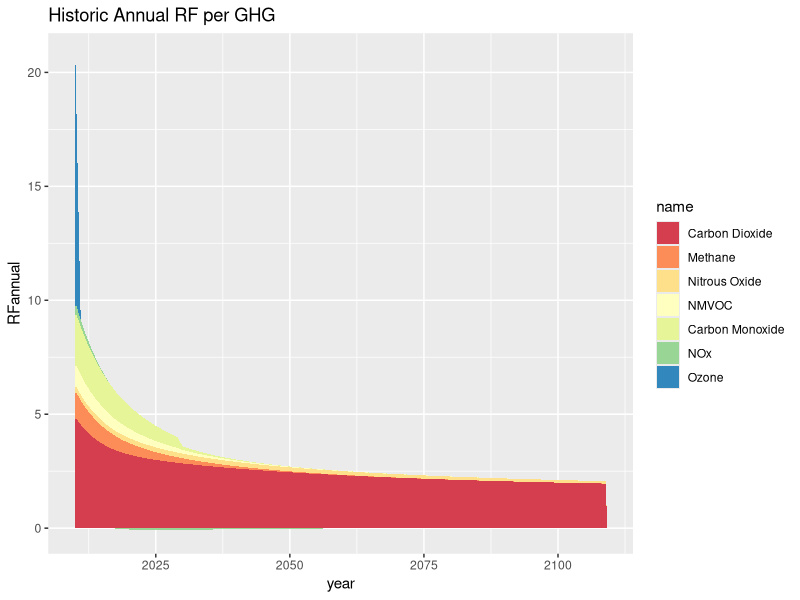
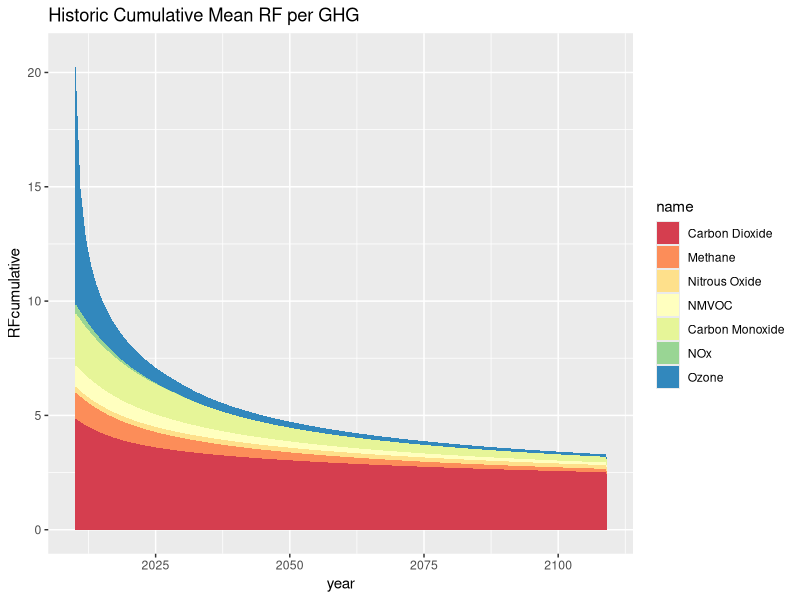
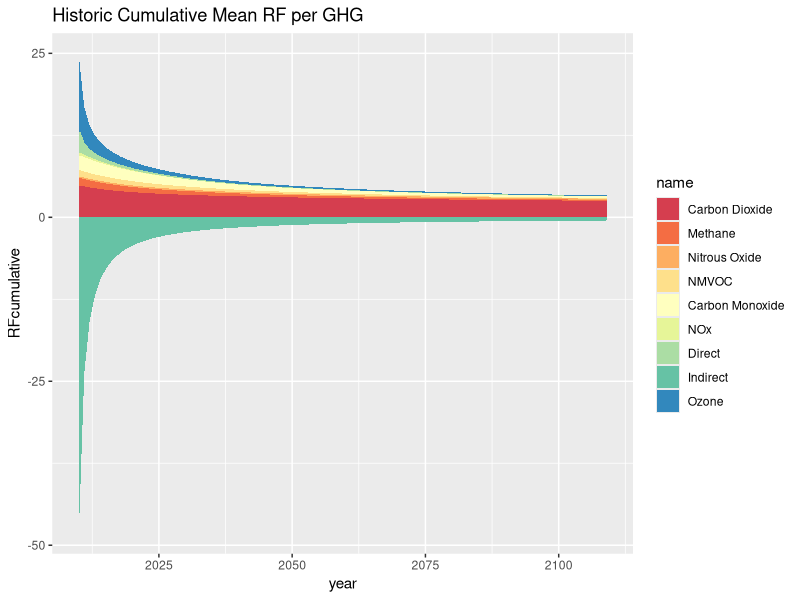
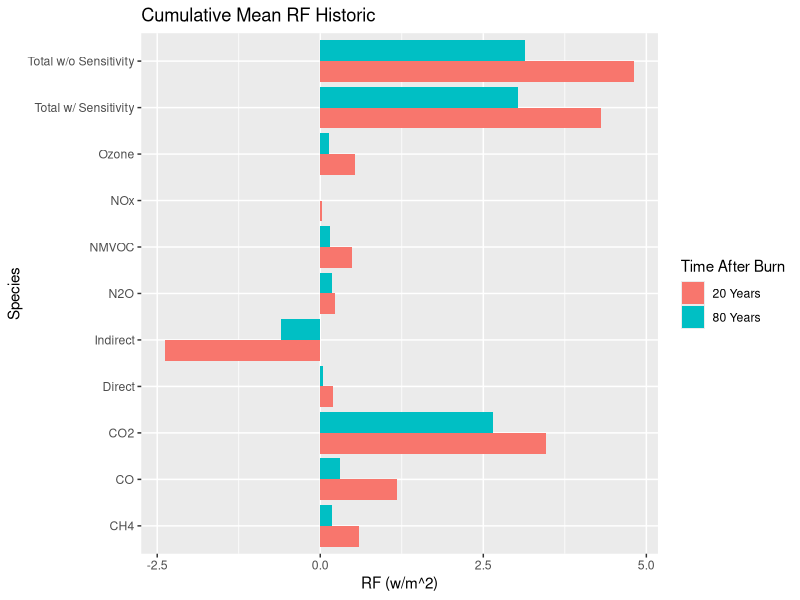
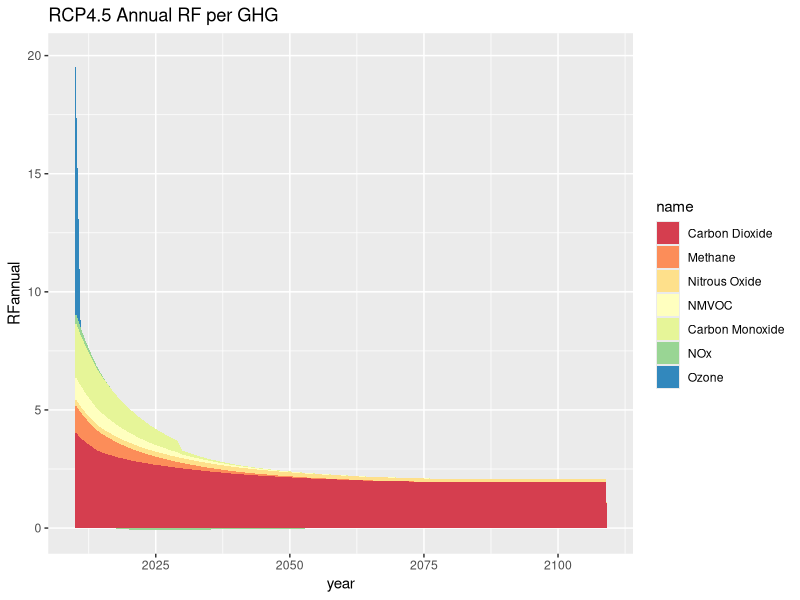
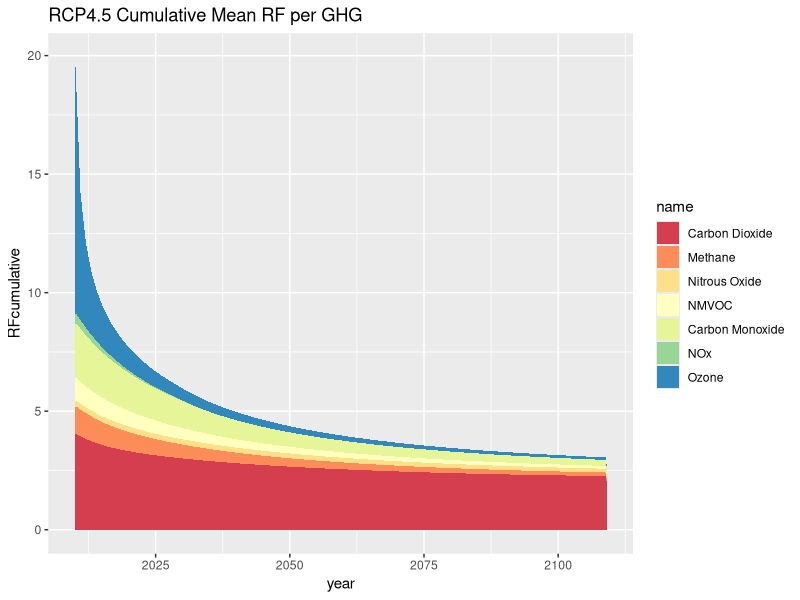
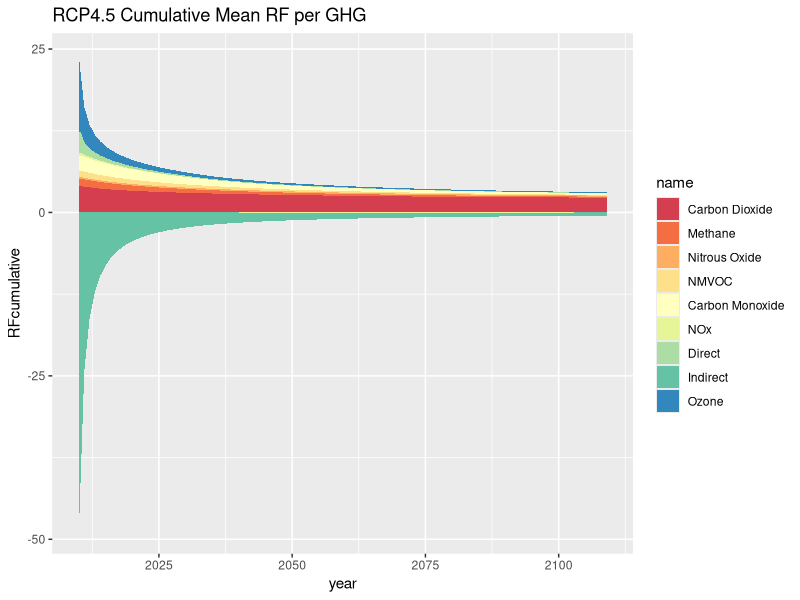
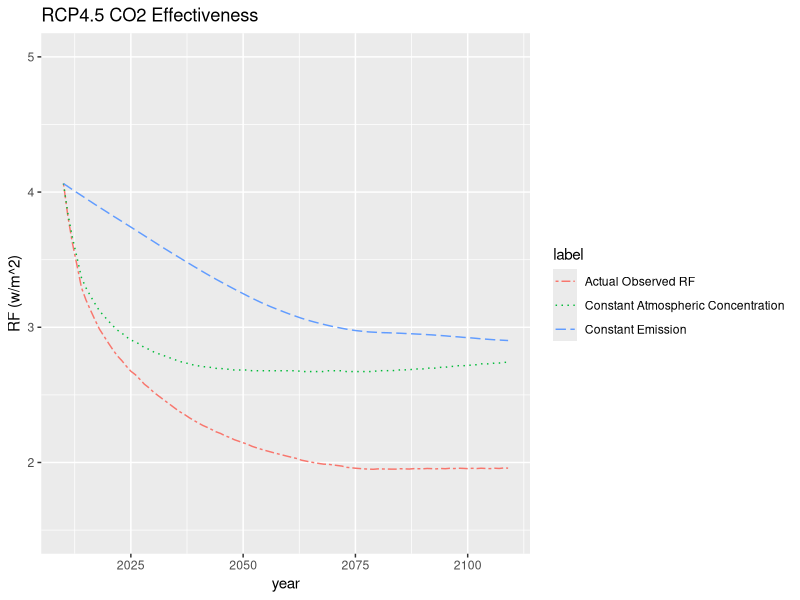

Write the R code that produced these figures, in order.
rm(list=ls())
#setwd()
library(ggplot2)
#####################INITIAL CONDITIONS######################

scenario <- c("historic", "RCP4.5", "RCP8.5")
sensitivity<- c("yes")
t=100
timedays= 365*t
yr= 2010
scalingfactor= 1000
drymatter= 3*scalingfactor    #Kg

##################DEFINITIONS#########################

RCP4.5n2o<- vector("numeric", length= t)
RCP4.5ch4<- vector("numeric", length= t)
RCP8.5n2o<- vector("numeric", length= t)
RCP8.5ch4<- vector("numeric", length = t)

AnnualGLobalch4<- scan("ch41984-2017.txt")
RCP4.5yearlych4<- scan("RCP4.5ch4.txt")
RCP8.5yearlych4<- scan("RCP8.5ch4.txt")
ch4bias<--sum(AnnualGLobalch4[10:23]-(RCP4.5yearlych4[19:32]+RCP8.5yearlych4[19:32])/2)/14 #1993-2006

AnnualGLobaln2o<- scan("n2o1999-2017.txt")
RCP4.5yearlyn2o<- scan("RCP4.5n2o.txt") 
RCP8.5yearlyn2o<- scan("RCP8.5n2o.txt")
n2obias<- sum(AnnualGLobaln2o[1:12]-((RCP4.5yearlyn2o[25:36]+RCP8.5yearlyn2o[25:36])/2))/12 #1999-2010


RCP4.5ch4<- scan("RCP4.5ch4.txt")+ch4bias
RCP4.5n2o<- scan("RCP4.5n2o.txt")+n2obias
RCP8.5n2o<- scan("RCP8.5n2o.txt")+n2obias
RCP8.5ch4<- scan("RCP8.5ch4.txt") +ch4bias

#######INTERPOLATE RCP VALUES
CO2RCP4.5xval<- scan("IRFRCP4.5CO2XVAL.txt")
CO2RCP4.5yval<- scan("IRFRCP4.5CO2YVAL.txt")
CO2RCP8.5xval<- scan("IRFRCP8.5CO2XVAL.txt")
CO2RCP8.5yval<- scan("IRFRCP8.5CO2YVAL.txt")

CO2RCP4.5<- approx(CO2RCP4.5xval, CO2RCP4.5yval, seq(1:100), method= "linear", n=100)
CO2RCP8.5<- approx(CO2RCP8.5xval, CO2RCP8.5yval, seq(1:100), method= "linear", n=100)
IRF4.5<- c(1, CO2RCP4.5$y[1:99])
IRF8.5<- c(1, CO2RCP8.5$y[1:99])

#########

historicco2<- scan("historical co2 values.txt")
RCP4.5<- scan("RCP4.5CO2FUTVOL.txt")
RCP8.5<- scan("RCP8.5CO2FUTVOL.txt")

#########bias averaged from 1980- 2007, both RCPs were equal on this interval

co2bias<- sum(historicco2[1:27]-RCP4.5[1:27])/27
RCP4.5futvol<- RCP4.5+co2bias
RCP8.5futvol<- RCP8.5+ co2bias




EmissionsfactorN= 0.00041
EmissionsfactorC= 0.00596
EmissionsFactorCO2= 1.489
EmissionsfactorNOx<- 0.0009
EmissionsfactorVOC<- 0.0293
EmissionsfactorCO<- 0.127
EmissionsfactorOC= 0.00915 
EmissionsfactorBC= 0.00056 

GWP20CH4<- 84
GWP100CH4<- 28
GWP20NOx<- 19
GWP100NOx<- -11
GWP20VOC<- 14
GWP100VOC<- 4.5
GWP20CO<- 7.8
GWP100CO<- 2.2
GWP20BC<- 2900
GWP100BC<- 830
GWP20OC<- -160
GWP100OC<- -69

EarthArea= 510e12 #m^2
AtmMass= 5.1*10^18 #kg
AvgAtmMol= 0.02896 #kg/mol
AtmMolQuant= AtmMass/AvgAtmMol #mol

CH4lifetime= 12.4 #yr
Ozonelife= 23.4 #days
N2Olifetime= 121 

MethMol= 0.016043 #kg/mol
COMol= 0.02801 #kg/mol
CO2Mol= 0.044009 #kg/mol
NitMol= 0.044013 #kg/mol

RFperDU= 0.042

ConcentrationC <- vector("numeric", length = t)
VolumeO3<- vector("numeric", length= t)
concfraction<- vector("numeric", length = t)
ConcentrationCO2<- vector("numeric", length= t)
ConcentrationN <- vector("numeric", length = t)
RFBorealO3<- vector("numeric", length= t)
cumulativeRFCH4historic<- vector("numeric", length= t)
cumulativeRFCH4RCP4.5<- vector("numeric", length= t)
cumulativeRFCH4RCP8.5<- vector("numeric", length= t)
cumulativeRFN2Ohistoric<- vector("numeric", length= t)
cumulativeRFN2ORCP4.5<- vector("numeric", length= t)
cumulativeRFN2ORCP8.5<- vector("numeric", length= t)
cumulativeRFCO2historic<- vector("numeric", length= t)
cumulativeRFCO2RCP4.5<- vector("numeric", length= t)
cumulativeRFCO2RCP8.5<- vector("numeric", length= t)
cumulativeRFOZONE<- vector("numeric", length= t)
cumulativeRFCH4<- vector("numeric", length = t)

for (i in scenario){
  #####CH4#######
  if(i == "historic"){              
    ambientconc= AnnualGLobalch4[(yr-1984):(yr-1984+t-1)]
    ch4ref<- AnnualGLobalch4[(yr-1984):(yr-1984+t-1)]
    n2oref= AnnualGLobaln2o[(yr-1999):(yr-1999+t-1)]
  }else if(i == "RCP4.5"){
    ambientconc= RCP4.5ch4[(yr-1975):(yr-1975+t-1)]
    ch4ref= RCP4.5ch4[(yr-1975):(yr-1975+t-1)]
    n2oref= RCP4.5n2o[(yr-1975):(yr-1975+t-1)]
  }else if(i == "RCP8.5"){
    ambientconc= RCP8.5ch4[(yr-1975):(yr-1975+t-1)]
    ch4ref= RCP8.5ch4[(yr-1975):(yr-1975+t-1)]
    n2oref= RCP8.5n2o[(yr-1975):(yr-1975+t-1)]
  }
  
  
  CH4CONC <- function(dm, t){
    return((EmissionsfactorC*dm*exp(1)^(-t/CH4lifetime)))
  }
  CH4PPB<- function(Conc, fut){           
    return((Conc*10^9*AvgAtmMol/(AtmMass*MethMol))+fut)
  }
  for(g in 1:t){    
    ConcentrationC[g]<- CH4CONC(dm=drymatter, g-1)
  }
  VolumeC<- CH4PPB(ConcentrationC, fut= ambientconc)
  RFCH4 <- function(ch4, ch4o = ch4ref, N = n2oref){
    A<- 0.036*(ch4^0.5-ch4o^0.5)
    B<- (0.47*log(1+2.02*(10^-5)*(ch4^0.75)*(N^0.75))+(5.31*(10^-15)*ch4*(ch4^1.52)*(N^1.52)))
    C<- (0.47*log(1+2.02*(10^-5)*(ch4o^0.75)*(N^0.75))+(5.31*(10^-15)*ch4o*(ch4o^1.52)*(N^1.52))) 
    return(A-(B-C))
  }
  RFGlobeC <- RFCH4(VolumeC)
  RFBorealC <- RFGlobeC*(EarthArea)/scalingfactor 
  
  for(h in 1:t){
    cumulativeRFCH4[h]<-sum(RFBorealC[1:h])
  }
  
  ###################PRECURSORS#######################
  if(sensitivity== "yes"){
    
    precursor<- c("NOx", "CO", "VOC")
    aerosol<- c("Direct", "Indirect")
    for(q in c(precursor, aerosol)){
      
      
      if(q == "NOx"){
        ratio1<- (GWP20NOx*EmissionsfactorNOx)/ (GWP20CH4*EmissionsfactorC *(cumulativeRFCH4[1]/cumulativeRFCH4[20]))
        ratio20<- (GWP20NOx*EmissionsfactorNOx)/ (GWP20CH4*EmissionsfactorC)
        ratio100<- (GWP100NOx*EmissionsfactorNOx)/ (GWP100CH4*EmissionsfactorC)
      }else if(q == "CO"){
        ratio20<- (GWP20CO*EmissionsfactorCO)/ (GWP20CH4*EmissionsfactorC)
        ratio100<- (GWP100CO*EmissionsfactorCO)/ (GWP100CH4*EmissionsfactorC)
      }else if( q == "VOC"){
        ratio20<- (GWP20VOC*EmissionsfactorVOC)/ (GWP20CH4*EmissionsfactorC)
        ratio100<- (GWP100VOC*EmissionsfactorVOC)/ (GWP100CH4*EmissionsfactorC)
      }else if(q== "Direct"){
        ratio20BC<- (GWP20BC*EmissionsfactorBC)/ (GWP20CH4*EmissionsfactorC)
        ratio100BC<- (GWP100BC*EmissionsfactorBC)/ (GWP100CH4*EmissionsfactorC)
        ratio20OC<- (GWP20OC*EmissionsfactorOC)/ (GWP20CH4*EmissionsfactorC)
        ratio100OC<- (GWP100OC*EmissionsfactorOC)/ (GWP100CH4*EmissionsfactorC)
      }else if(q== "Experiment"){#### WILL Delete later##
        ratio20<- (GWP20NOx*EmissionsfactorNOx)/ (GWP20CH4*EmissionsfactorC)
        ratio100<- -.3*ratio20+ratio20
      }
      
      
      
      cumulativediff<- vector("numeric", length = t)
      for(h in 1:t){
        cumulativediff[h+1]<- cumulativeRFCH4[h+1]- cumulativeRFCH4[h]
      }
      cumulativediff20<- cumulativediff[21:100]
      cumulativeCH4scale1<- vector("numeric", length= 80)
      for(h in 1:80){
        cumulativeCH4scale1[h]<- sum(cumulativediff20[1:h])
      }
      fractionincrease<- cumulativeCH4scale1/cumulativeCH4scale1[80]
    
      GWPratio<- vector("numeric", length= t)
      for(h in 21:t){
        GWPratio[h]<- ratio20+(ratio100-ratio20)*fractionincrease[h-20]
      }
      for(h in 1:20){
        GWPratio[h]<- ratio20
      }
      
      if(q== "NOx"){
        x<-c(1, 20, 100)
        y<- c(ratio1, ratio20, ratio100)*10
        data<- data.frame(x, y)
        
        
        g<- nls(y ~ (a*exp(-x*t)+c), data = data, start = list( a= 4.5, t=0.12, c= -0.6), trace= TRUE, control= list(maxiter = 10, tol= 1e-12, warnOnly= TRUE))
        
        
        coefficients<- as.numeric(coef(g))
        
        
        exp.decay.ratio<- function(time){
          return(coefficients[1]*exp(-time*coefficients[2])+coefficients[3])
        }
        
        
        GWPratio<- vector("numeric", length= t)
        for(h in 1:t){
          GWPratio[h]<- exp.decay.ratio(h)/10
        }
      }
      
      
      
      cumulativeRF<- cumulativeRFCH4*GWPratio
      
      cumulativeRFmean<- vector("numeric", length= t)
      for(h in 1:t){
        cumulativeRFmean[h]<- cumulativeRF[h]/h
      }
      
      annualRF<- vector("numeric", length= t)
      for(h in 1:(t-1)){
        annualRF[t-h+1]<- cumulativeRF[t-h+1]-cumulativeRF[t-h]
      }
      annualRF[1]<- cumulativeRF[1]
      annualRF
      
      
      
      
      if(q == "CO"){
        annualRFCO<- annualRF
        cumulativeRFCO<- cumulativeRF
        cumulativeRFCOmean<- cumulativeRFmean
        annualRFCOtimeseries<- ts(annualRF, start= yr, frequency = 1)
        cumulativeRFCOtimeseries<- ts(cumulativeRF, start= yr, frequency = 1)
        cumulativeRFCOmeantimeseries<- ts(cumulativeRFmean, start= yr, frequency = 1)
        ratioCO<- GWPratio
        
      }else if(q == "NOx"){
        annualRFNOx<- annualRF
        cumulativeRFNOx<- cumulativeRF
        cumulativeRFNOxmean<- cumulativeRFmean
        annualRFNOxtimeseries<- ts(annualRF, start= yr, frequency = 1)
        cumulativeRFNOxtimeseries<- ts(cumulativeRF, start= yr, frequency = 1)
        cumulativeRFNOxmeantimeseries<- ts(cumulativeRFmean, start= yr, frequency = 1)
        ratioNOx<- GWPratio
        
      }else if( q == "VOC"){
        annualRFVOC<- annualRF
        cumulativeRFVOC<- cumulativeRF
        cumulativeRFVOCmean<- cumulativeRFmean
        annualRFVOCtimeseries<- ts(annualRF, start= yr, frequency = 1)
        cumulativeRFVOCtimeseries<- ts(cumulativeRF, start= yr, frequency = 1)
        cumulativeRFVOCmeantimeseries<- ts(cumulativeRFmean, start= yr, frequency = 1)
        ratioVOC<- GWPratio
      }else if(q== "Direct"){
        CumulativeRFBCyr20<- ratio20BC*cumulativeRFCH4[20]
        CumulativeRFOCyr20<- ratio20OC*cumulativeRFCH4[20]
        CumulativeRFDirectyr20<-CumulativeRFBCyr20+CumulativeRFOCyr20
        
        annualRFDirect<- vector("numeric", length = t)
        cumulativeRFDirect<- vector("numeric", length= t)
        cumulativeRFDirectmean<- vector("numeric", length= t)
        
        annualRFDirect[1]<- CumulativeRFDirectyr20
        for(h in 2:t){
          annualRFDirect[h]<- 0
        }
        cumulativeRFDirect[1:t]<- annualRFDirect[1]
        for(h in 1:t){
          cumulativeRFDirectmean[h]<- annualRFDirect[1]/h
        }
        
        annualRFDirecttimeseries<- ts(annualRFDirect, start= yr, frequency = 1)
        cumulativeRFDirecttimeseries<- ts(cumulativeRFDirect, start= yr, frequency = 1)
        cumulativeRFDirectmeantimeseries<- ts(cumulativeRFDirectmean, start = yr, frequency = 1)
      }else if(q== "Indirect"){
        ratio.source= "Ward"
        if(ratio.source== "Forester AR4"){
          direct.to.indirect<- -2.66
        }
        if(ratio.source == "Ward"){
          direct.to.indirect<- -1.64/0.13
        }
        annualRFIndirect<- direct.to.indirect*annualRFDirect
        cumulativeRFIndirect<- direct.to.indirect*cumulativeRFDirect
        cumulativeRFIndirectmean<- direct.to.indirect*cumulativeRFDirectmean
        annualRFIndirecttimeseries<- ts(annualRFIndirect, start= yr, frequency = 1)
        cumulativeRFIndirecttimeseries<- ts(cumulativeRFIndirect, start= yr, frequency = 1)
        cumulativeRFIndirectmeantimeseries<- ts(cumulativeRFIndirectmean, start = yr, frequency = 1)
        
      }else if(q== "Experiment"){
        annualRFEX<- annualRF
        cumulativeRFEX<- cumulativeRF
        cumulativeRFEXmean<- cumulativeRFmean
        annualRFEXtimeseries<- ts(annualRF, start= yr, frequency = 1)
        cumulativeRFEXtimeseries<- ts(cumulativeRF, start= yr, frequency = 1)
        cumulativeRFEXmeantimeseries<- ts(cumulativeRFmean, start= yr, frequency = 1)
        ratioEX<- GWPratio
      }
    }
  }
  
  
  
  if(i == "historic"){
    timeserieshistoricCH4<- ts(RFBorealC, start = yr, frequency = 1)
    for(h in 1:t){
      cumulativeRFCH4historic[h]<-sum(RFBorealC[1:h])/h
    }
    cumulativetsCH4historic<- ts(cumulativeRFCH4historic, start= yr, frequency = 1)
    if( sensitivity == "yes"){
      annualRFCOtimeserieshistoric<- annualRFCOtimeseries
      cumulativeRFCOtimeserieshistoric<- cumulativeRFCOtimeseries
      cumulativeRFCOmeantimeserieshistoric<- cumulativeRFCOmeantimeseries
      annualRFNOxtimeserieshistoric<- annualRFNOxtimeseries
      cumulativeRFNOxtimeserieshistoric<- cumulativeRFNOxtimeseries
      cumulativeRFNOxmeantimeserieshistoric<- cumulativeRFNOxmeantimeseries
      annualRFVOCtimeserieshistoric<- annualRFVOCtimeseries
      cumulativeRFVOCtimeserieshistoric<- cumulativeRFVOCtimeseries
      cumulativeRFVOCmeantimeserieshistoric<- cumulativeRFVOCmeantimeseries
      annualRFCOhistoric<- annualRFCO
      annualRFNOxhistoric<- annualRFNOx
      annualRFVOChistoric<- annualRFVOC
      annualRFDirecthistoric<- annualRFDirect
      annualRFIndirecthistoric<- annualRFIndirect
      cumulativeRFCOhistoric<- cumulativeRFCO
      cumulativeRFNOxhistoric<- cumulativeRFNOx
      cumulativeRFVOChistoric<- cumulativeRFVOC
      cumulativeRFDirecthistoric<- cumulativeRFDirect
      cumulativeRFIndirecthistoric<- cumulativeRFIndirect
      cumulativeRFCOmeanhistoric<- cumulativeRFCOmean
      cumulativeRFNOxmeanhistoric<- cumulativeRFNOxmean
      cumulativeRFVOCmeanhistoric<- cumulativeRFVOCmean
      cumulativeRFDirectmeanhistoric<- cumulativeRFDirectmean
      cumulativeRFIndirectmeanhistoric<- cumulativeRFIndirectmean
    }
  }else if(i == "RCP4.5"){
    timeseriesRCP4.5CH4<- ts(RFBorealC, start = yr, frequency = 1)
    for(h in 1:t){
      cumulativeRFCH4RCP4.5[h]<-sum(RFBorealC[1:h])/h
    }
    cumulativetsCH4RCP4.5<- ts(cumulativeRFCH4RCP4.5, start= yr, frequency = 1)
    if( sensitivity == "yes"){
      annualRFCOtimeseriesRCP4.5<- annualRFCOtimeseries
      cumulativeRFCOtimeseriesRCP4.5<- cumulativeRFCOtimeseries
      cumulativeRFCOmeantimeseriesRCP4.5<- cumulativeRFCOmeantimeseries
      annualRFNOxtimeseriesRCP4.5<- annualRFNOxtimeseries
      cumulativeRFNOxtimeseriesRCP4.5<- cumulativeRFNOxtimeseries
      cumulativeRFNOxmeantimeseriesRCP4.5<- cumulativeRFNOxmeantimeseries
      annualRFVOCtimeseriesRCP4.5<- annualRFVOCtimeseries
      cumulativeRFVOCtimeseriesRCP4.5<- cumulativeRFVOCtimeseries
      cumulativeRFVOCmeantimeseriesRCP4.5<- cumulativeRFVOCmeantimeseries
      annualRFCORCP4.5<- annualRFCO
      annualRFNOxRCP4.5<- annualRFNOx
      annualRFVOCRCP4.5<- annualRFVOC
      cumulativeRFCORCP4.5<- cumulativeRFCO
      cumulativeRFNOxRCP4.5<- cumulativeRFNOx
      cumulativeRFVOCRCP4.5<- cumulativeRFVOC
      cumulativeRFCOmeanRCP4.5<- cumulativeRFCOmean
      cumulativeRFNOxmeanRCP4.5<- cumulativeRFNOxmean
      cumulativeRFVOCmeanRCP4.5<- cumulativeRFVOCmean
      annualRFDirectRCP4.5<- annualRFDirect
      annualRFIndirectRCP4.5<- annualRFIndirect
      cumulativeRFDirectRCP4.5<- cumulativeRFDirect
      cumulativeRFIndirectRCP4.5<- cumulativeRFIndirect
      cumulativeRFDirectmeanRCP4.5<- cumulativeRFDirectmean
      cumulativeRFIndirectmeanRCP4.5<- cumulativeRFIndirectmean
    }
  }else if(i == "RCP8.5"){
    timeseriesRCP8.5CH4<- ts(RFBorealC, start = yr, frequency = 1)
    for(h in 1:t){
      cumulativeRFCH4RCP8.5[h]<-sum(RFBorealC[1:h])/h
    }
    cumulativetsCH4RCP8.5<- ts(cumulativeRFCH4RCP8.5, start= yr, frequency = 1)
    if( sensitivity == "yes"){
      annualRFCOtimeseriesRCP8.5<- annualRFCOtimeseries
      cumulativeRFCOtimeseriesRCP8.5<- cumulativeRFCOtimeseries
      cumulativeRFCOmeantimeseriesRCP8.5<- cumulativeRFCOmeantimeseries
      annualRFNOxtimeseriesRCP8.5<- annualRFNOxtimeseries
      cumulativeRFNOxtimeseriesRCP8.5<- cumulativeRFNOxtimeseries
      cumulativeRFNOxmeantimeseriesRCP8.5<- cumulativeRFNOxmeantimeseries
      annualRFVOCtimeseriesRCP8.5<- annualRFVOCtimeseries
      cumulativeRFVOCtimeseriesRCP8.5<- cumulativeRFVOCtimeseries
      cumulativeRFVOCmeantimeseriesRCP8.5<- cumulativeRFVOCmeantimeseries
      annualRFCORCP8.5<- annualRFCO
      annualRFNOxRCP8.5<- annualRFNOx
      annualRFVOCRCP8.5<- annualRFVOC
      cumulativeRFCORCP8.5<- cumulativeRFCO
      cumulativeRFNOxRCP8.5<- cumulativeRFNOx
      cumulativeRFVOCRCP8.5<- cumulativeRFVOC
      cumulativeRFCOmeanRCP8.5<- cumulativeRFCOmean
      cumulativeRFNOxmeanRCP8.5<- cumulativeRFNOxmean
      cumulativeRFVOCmeanRCP8.5<- cumulativeRFVOCmean
      annualRFDirectRCP8.5<- annualRFDirect
      annualRFIndirectRCP8.5<- annualRFIndirect
      cumulativeRFDirectRCP8.5<- cumulativeRFDirect
      cumulativeRFIndirectRCP8.5<- cumulativeRFIndirect
      cumulativeRFDirectmeanRCP8.5<- cumulativeRFDirectmean
      cumulativeRFIndirectmeanRCP8.5<- cumulativeRFIndirectmean
    }
  }
  
  #############N2O#################
  
  if(i == "historic"){
    ambientconc= AnnualGLobaln2o[(yr-1999):(yr-1999+t-1)]
    ch4ref<- AnnualGLobalch4[(yr-1984):(yr-1984+t-1)]
    n2oref= AnnualGLobaln2o[(yr-1999):(yr-1999+t-1)]
  }else if(i == "RCP4.5"){
    ambientconc= RCP4.5n2o[(yr-1975):(yr-1975+t-1)]
    ch4ref= RCP4.5ch4[(yr-1975):(yr-1975+t-1)]
    n2oref= RCP4.5n2o[(yr-1975):(yr-1975+t-1)]
  }else if(i == "RCP8.5"){
    ambientconc= RCP8.5n2o[(yr-1975):(yr-1975+t-1)]
    ch4ref= RCP8.5ch4[(yr-1975):(yr-1975+t-1)]
    n2oref= RCP8.5n2o[(yr-1975):(yr-1975+t-1)]
  }
  
  
  N2OCONC <- function(dm, t, life= N2Olifetime){
    return(dm*EmissionsfactorN*(exp(1)^(-t/life)))
  }
  N2Olife<- function(conc, conco){
    return(N2Olifetime*((conc/conco)^-0.05))
  }
  if(i== "RCP4.5"){
    N2OlifetimeD<-N2Olife(conc= n2oref[1], conco= AnnualGLobaln2o[(yr-1999):(yr-1999+t-1)])
  }else if(i== "RCP8.5"){
    N2OlifetimeD<-N2Olife(conc= n2oref[1], conco= AnnualGLobaln2o[(yr-1999):(yr-1999+t-1)])
  }else if(i== "historic"){
    N2OlifetimeD<- rep(N2Olife(conc= n2oref[1], conco= AnnualGLobaln2o[(yr-1999)]), 100)
  }
  
  for (h in 1:t) {
    ConcentrationN[h]<- N2OCONC(drymatter, h-1, life = N2OlifetimeD[h])
  }
  N2OPPB <- function(conc, fut){
    return((conc*AvgAtmMol*10^9)/(AtmMass*NitMol)+ fut)
  }
  VolumeN<- N2OPPB(conc= ConcentrationN, fut= ambientconc)
  RFN2O <- function(n2o, n2oo= n2oref, CH= ch4ref){
    D<- 0.12*(sqrt(n2o)-sqrt(n2oo))
    E<- 0.47*log(1+(2.01*10^-5)*(CH^0.75)*(n2o^0.75)+(5.31*10^-15)*(CH)*(CH^1.52)*(n2o^1.52))
    f<- 0.47*log(1+(2.01*10^-5)*(CH^0.75)*(n2oo^0.75)+(5.31*10^-15)*CH*(CH^1.52)*(n2oo^1.52))
    return(D-(E-f))
  }
  RFGlobeN<- RFN2O(n2o= VolumeN)
  RFBorealN<- RFGlobeN*(EarthArea/scalingfactor)
  
  
  if(i == "historic"){
    timeserieshistoricN2O<- ts(RFBorealN, start = yr, frequency = 1)
    for(h in 1:t){
      cumulativeRFN2Ohistoric[h]<-sum(RFBorealN[1:h])/h
    }
    cumulativetsN2Ohistoric<- ts(cumulativeRFN2Ohistoric, start= yr, frequency = 1)
  }else if(i == "RCP4.5"){
    timeseriesRCP4.5N2O<- ts(RFBorealN, start = yr, frequency = 1)
    for(h in 1:t){
      cumulativeRFN2ORCP4.5[h]<-sum(RFBorealN[1:h])/h
    }
    cumulativetsN2ORCP4.5<- ts(cumulativeRFN2ORCP4.5, start= yr, frequency = 1)
  }else if(i == "RCP8.5"){
    timeseriesRCP8.5N2O<- ts(RFBorealN, start = yr, frequency = 1)
    for(h in 1:t){
      cumulativeRFN2ORCP8.5[h]<-sum(RFBorealN[1:h])/h
    }
    cumulativetsN2ORCP8.5<- ts(cumulativeRFN2ORCP8.5, start= yr, frequency = 1)
  }
  
  ##########CO2###############
  
  if(i == "historic"){
    ambientconcco2<- historicco2[(yr-1980):(yr-1980+t-1)]
    IRF<- function(time){
      return(0.2173+0.2240*exp(-time/394.4)+0.2824*exp(-time/36.54)+0.2763*exp(-time/4.304))
    }
    CO2CONC<- function(dm, time){
      return(EmissionsFactorCO2*dm*IRF(time))
    }
    for(k in 1:t){
      ConcentrationCO2[k]<- CO2CONC(dm= drymatter, time= k-1)
    }
  }else if(i == "RCP4.5"){
    ambientconc<- RCP4.5futvol[(yr-1980):(yr-1980+t-1)]
    IRF<- IRF4.5[1:t]
    ConcentrationCO2<- IRF*EmissionsFactorCO2*drymatter
  }else if(i== "RCP8.5"){
    ambientconc<- RCP8.5futvol[(yr-1980):(yr-1980+t-1)]
    IRF<- IRF8.5[1:t]  
    ConcentrationCO2<- IRF*EmissionsFactorCO2*drymatter
  }
  
  
  
  
  CO2PPM<- function(conc){
    return((conc*AvgAtmMol*(10^6))/(AtmMass*CO2Mol))
  }
  VolumeCO2<- CO2PPM(conc= ConcentrationCO2)
  RFGlobeCO2<- 5.35*log((VolumeCO2+ambientconc)/ambientconc) 
  RFBorealCO2<- RFGlobeCO2*(EarthArea/scalingfactor)
  
  if(i == "historic"){
    RFhistoric<- RFBorealCO2
    timeserieshistoricCO2<- ts(RFBorealCO2, start= yr, frequency = 1)
    for(h in 1:t){
      cumulativeRFCO2historic[h]<-sum(RFBorealCO2[1:h])/h
    }
    cumulativetsCO2historic<- ts(cumulativeRFCO2historic, start= yr, frequency = 1)
  }else if(i == "RCP4.5"){
    RF4.5<- RFBorealCO2
    timeseriesRCP4.5CO2<- ts(RFBorealCO2, start= yr, frequency= 1)
    for(h in 1:t){
      cumulativeRFCO2RCP4.5[h]<-sum(RFBorealCO2[1:h])/h
    }
    cumulativetsCO2RCP4.5<- ts(cumulativeRFCO2RCP4.5, start= yr, frequency = 1)
    #######Effectiveness#######
    RFholdCoconstant4.5<- 5.35*log((VolumeCO2+ambientconc[1])/ambientconc[1])*(EarthArea/scalingfactor)
    RFholdCconstant4.5<-5.35*log((VolumeCO2[1]+ambientconc)/ambientconc)*(EarthArea/scalingfactor)
    RFholdCoconstant4.5ts<- ts(RFholdCoconstant4.5, start = yr, frequency = 1)
    RFholdCconstant4.5ts<- ts(RFholdCconstant4.5, start = yr, frequency = 1)
    IRF4.5ts<- ts((IRF*RFBorealCO2[1]), start = yr, frequency = 1)
  }else if(i == "RCP8.5"){
    RF8.5<- RFBorealCO2
    timeseriesRCP8.5CO2<- ts(RFBorealCO2, start= yr, frequency= 1)
    for(h in 1:t){
      cumulativeRFCO2RCP8.5[h]<-sum(RFBorealCO2[1:h])/h
    }
    cumulativetsCO2RCP8.5<- ts(cumulativeRFCO2RCP8.5, start= yr, frequency = 1)
    #####Effectiveness######
    RFholdCoconstant8.5<- 5.35*log((VolumeCO2+ambientconc[1])/ambientconc[1])*(EarthArea/scalingfactor)
    RFholdCconstant8.5<-5.35*log((VolumeCO2[1]+ambientconc)/ambientconc)*(EarthArea/scalingfactor)
    RFholdCoconstant8.5ts<- ts(RFholdCoconstant8.5, start = yr, frequency = 1)
    RFholdCconstant8.5ts<- ts(RFholdCconstant8.5, start = yr, frequency = 1)
    IRF8.5ts<- ts((IRF*RFBorealCO2[1]), start = yr, frequency = 1)
  }
  
  ##############OZONE#################
  
  COPPB<- function(dm){
    return((EmissionsfactorCO*dm*AvgAtmMol*(10^9))/(AtmMass*COMol))   
  }
  
  #concentration for first 15 days
  
  volume_5<- function(time){
    return((0.0206*time+0.0349)*COPPB(drymatter))
  }
  
  volume_5.t<- function(time){
    return((VolumeO3[5])*exp(-time/Ozonelife))
  }
  for(j in 1:5){
    VolumeO3[j]<- volume_5(j-1)
  }
  for(j in 1:(timedays-5)){
    VolumeO3[j+5]<- volume_5.t(j)
  }
  O3MolperMeter<- ((VolumeO3*AtmMolQuant)/((10^9)*EarthArea))
  DUs<- O3MolperMeter*2241
  RFGlobeO3<- DUs*RFperDU
  RFBorealO3day<- (RFGlobeO3*EarthArea)/scalingfactor
  
  for(l in 1:(t)){
    RFBorealO3[l]<- mean(RFBorealO3day[(365*(l-1)):(365*l)])
  }
  
  RFBorealO3yr<- RFBorealO3 
  timeseriesozone<- ts(RFBorealO3yr, start = yr, frequency= 1)
  for(y in 1:t){
    cumulativeRFOZONE[y]<-sum(RFBorealO3yr[1:y])/y
  }
  cumulativetsOZONE<- ts(cumulativeRFOZONE, start= yr, frequency = 1)
  
  
  
  ###########PLOTS#####################
  
  if(i == "historic"){

     year<- (seq(1:t)+yr-1)
    RFannual<- c(RFBorealO3, RFBorealCO2, RFBorealN, RFBorealC)
    name<- c(rep("Ozone", t), rep("Carbon Dioxide", t), rep("Nitrous Oxide", t), rep("Methane", t))
    if(sensitivity== "yes"){
      RFannual<- c(RFBorealO3, RFBorealCO2, RFBorealN, RFBorealC, annualRFCOhistoric, annualRFVOChistoric, annualRFNOxhistoric)
      name<- c(rep("Ozone", t), rep("Carbon Dioxide", t), rep("Nitrous Oxide", t), rep("Methane", t), rep("Carbon Monoxide", t), rep("NMVOC", t), rep("NOx", t))
    }
    annualdata<- data.frame(RFannual, year, name)
    annualdata$name <- factor(annualdata$name, levels = c("Carbon Dioxide", "Methane", "Nitrous Oxide", "NMVOC", "Carbon Monoxide","NOx","Ozone"))
    print(ggplot(annualdata, aes(x= year, y= RFannual, fill= name)) + geom_area(position= position_stack(reverse= T)) + scale_fill_brewer(palette = "Spectral") + ggtitle("Historic Annual RF per GHG"))
    
    RFcumulative<- c(cumulativeRFOZONE, cumulativeRFCO2historic, cumulativeRFN2Ohistoric, cumulativeRFCH4historic)
    if(sensitivity == "yes"){
      RFcumulative<- c(cumulativeRFOZONE, cumulativeRFCO2historic, cumulativeRFN2Ohistoric, cumulativeRFCH4historic, cumulativeRFCOmeanhistoric, cumulativeRFNOxmeanhistoric, cumulativeRFVOCmeanhistoric)
      name<- c(rep("Ozone", t), rep("Carbon Dioxide", t), rep("Nitrous Oxide", t), rep("Methane", t), rep("Carbon Monoxide", t), rep("NOx", t), rep("NMVOC", t))
    }
    cumulativedata<- data.frame(RFcumulative, year, name)
    cumulativedata$name <- factor(cumulativedata$name, levels = c("Carbon Dioxide", "Methane", "Nitrous Oxide", "NMVOC", "Carbon Monoxide","NOx", "Ozone"))
    print(ggplot(cumulativedata, aes(x= year, y= RFcumulative, fill= name)) + geom_area(position= position_stack(reverse= T)) + scale_fill_brewer(palette = "Spectral") + ggtitle("Historic Cumulative Mean RF per GHG"))

    RFcumulative<- c(cumulativeRFOZONE, cumulativeRFCO2historic, cumulativeRFN2Ohistoric, cumulativeRFCH4historic)
    if(sensitivity == "yes"){
      RFcumulative<- c(cumulativeRFOZONE, cumulativeRFCO2historic, cumulativeRFN2Ohistoric, cumulativeRFCH4historic, cumulativeRFCOmeanhistoric, cumulativeRFNOxmeanhistoric, cumulativeRFVOCmeanhistoric, cumulativeRFDirectmeanhistoric, cumulativeRFIndirectmeanhistoric)
      name<- c(rep("Ozone", t), rep("Carbon Dioxide", t), rep("Nitrous Oxide", t), rep("Methane", t), rep("Carbon Monoxide", t), rep("NOx", t), rep("NMVOC", t), rep("Direct", t), rep("Indirect", t))
    }
    cumulativedata<- data.frame(RFcumulative, year, name)
    cumulativedata$name <- factor(cumulativedata$name, levels = c("Carbon Dioxide", "Methane", "Nitrous Oxide", "NMVOC", "Carbon Monoxide","NOx","Direct", "Indirect",  "Ozone"))
    print(ggplot(cumulativedata, aes(x= year, y= RFcumulative, fill= name)) + geom_area(position= position_stack(reverse= T)) + scale_fill_brewer(palette = "Spectral") + ggtitle("Historic Cumulative Mean RF per GHG"))
    
    
    meanhistoric<- matrix(c(mean(timeserieshistoricCO2), mean(timeserieshistoricCH4), mean(timeserieshistoricN2O), mean(RFBorealO3day)), ncol= 4)
    colnames(meanhistoric)<- c("CO2", "CH4", "N2O", "O3") 
    rownames(meanhistoric)<- "mean RF historic"
    if(sensitivity== "yes"){
      meanhistoric<- matrix(c(mean(timeserieshistoricCO2), mean(timeserieshistoricCH4), mean(timeserieshistoricN2O), mean(RFBorealO3day), mean(annualRFNOxtimeserieshistoric), mean(annualRFVOCtimeserieshistoric), mean(annualRFCOtimeserieshistoric), mean(annualRFNOxtimeserieshistoric+annualRFVOCtimeserieshistoric+annualRFCOtimeserieshistoric), mean(annualRFDirecthistoric), mean(annualRFIndirecthistoric)), ncol = 10)
      colnames(meanhistoric)<- c("CO2", "CH4", "N2O", "O3", "NOx", "NMVOC", "CO", "Precursor Total", "Aerosol Direct", "Aerosol Indirect")
      rownames(meanhistoric)<- "Mean RF historic"
    }
    print(meanhistoric)
    
    totalannualhistoric<- RFBorealO3 + RFBorealCO2+RFBorealN+RFBorealC
    if(sensitivity== "yes"){
      totalannualhistoric<- RFBorealO3+RFBorealCO2+RFBorealN+RFBorealC+annualRFCOtimeserieshistoric+annualRFNOxtimeserieshistoric+annualRFVOCtimeserieshistoric
    }
    totalannualhistoricts<- ts(totalannualhistoric, start= 2010, frequency = 1)
    totalcumulativehistoric<- cumulativeRFOZONE+cumulativeRFCO2historic+cumulativeRFN2Ohistoric+cumulativeRFCH4historic
    if(sensitivity== "yes"){
      totalcumulativehistoric<- cumulativeRFOZONE+cumulativeRFCO2historic+cumulativeRFN2Ohistoric+cumulativeRFCH4historic+cumulativeRFCOmeanhistoric+cumulativeRFNOxmeanhistoric+cumulativeRFVOCmeanhistoric
    }
    totalcumulativehistoricts<- ts(totalcumulativehistoric, start= 2010, frequency = 1)
    
    if(sensitivity== "yes"){
    cumulativemean<- c(cumulativeRFCO2historic[80], cumulativeRFCO2historic[20], cumulativeRFCH4historic[80], cumulativeRFCH4historic[20], cumulativeRFN2Ohistoric[80], cumulativeRFN2Ohistoric[20], cumulativeRFOZONE[80], cumulativeRFOZONE[20], cumulativeRFVOCmeanhistoric[80], cumulativeRFVOCmeanhistoric[20], cumulativeRFNOxmeanhistoric[80], cumulativeRFNOxmeanhistoric[20], cumulativeRFCOmeanhistoric[80], cumulativeRFCOmeanhistoric[20], cumulativeRFDirectmeanhistoric[80], cumulativeRFDirectmeanhistoric[20], cumulativeRFIndirectmeanhistoric[80], cumulativeRFIndirectmeanhistoric[20],
    + sum(cumulativeRFCO2historic[80], cumulativeRFCH4historic[80], cumulativeRFN2Ohistoric[80], cumulativeRFOZONE[80], cumulativeRFVOCmeanhistoric[80], cumulativeRFNOxmeanhistoric[80], cumulativeRFCOmeanhistoric[80], cumulativeRFDirectmeanhistoric[80], cumulativeRFIndirectmeanhistoric[80]), 
    + sum(cumulativeRFCO2historic[20], cumulativeRFCH4historic[20], cumulativeRFN2Ohistoric[20], cumulativeRFOZONE[20], cumulativeRFVOCmeanhistoric[20], cumulativeRFNOxmeanhistoric[20], cumulativeRFCOmeanhistoric[20], cumulativeRFDirectmeanhistoric[20], cumulativeRFIndirectmeanhistoric[20]),
    + sum(cumulativeRFCO2historic[80], cumulativeRFCH4historic[80], cumulativeRFN2Ohistoric[80], cumulativeRFOZONE[80]),
    + sum(cumulativeRFCO2historic[20], cumulativeRFCH4historic[20], cumulativeRFN2Ohistoric[20], cumulativeRFOZONE[20]))
    Species<- c(rep("CO2", 2), rep("CH4", 2), rep("N2O", 2), rep("Ozone", 2), rep("NMVOC", 2), rep("NOx", 2), rep("CO", 2), rep("Direct", 2), rep("Indirect", 2), rep("Total w/ Sensitivity", 2), rep("Total w/o Sensitivity", 2))
    Timeafter<- rep(c("80 Years", "20 Years"), 11)
    barhorizontal<- data.frame(cumulativemean, Species, Timeafter)
    print(ggplot(barhorizontal, aes(x= Species, y= cumulativemean, fill= Timeafter))+ geom_bar(position = "dodge", stat = "identity")+labs(fill= "Time After Burn", y= "RF (w/m^2)", title= "Cumulative Mean RF Historic")+coord_flip())
    }
    
  }else if(i == "RCP4.5"){
    
    year<- (seq(1:t)+yr-1)
    RFannual<- c(RFBorealO3, RFBorealCO2, RFBorealN, RFBorealC)
    name<- c(rep("Ozone", t), rep("Carbon Dioxide", t), rep("Nitrous Oxide", t), rep("Methane", t))
    if(sensitivity== "yes"){
      RFannual<- c(RFBorealO3, RFBorealCO2, RFBorealN, RFBorealC, annualRFCORCP4.5, annualRFVOCRCP4.5, annualRFNOxRCP4.5)
      name<- c(rep("Ozone", t), rep("Carbon Dioxide", t), rep("Nitrous Oxide", t), rep("Methane", t), rep("Carbon Monoxide", t), rep("NMVOC", t), rep("NOx", t))
    }
    annualdata<- data.frame(RFannual, year, name)
    annualdata$name <- factor(annualdata$name, levels = c("Carbon Dioxide", "Methane", "Nitrous Oxide", "NMVOC", "Carbon Monoxide","NOx","Ozone"))
    print(ggplot(annualdata, aes(x= year, y= RFannual, fill= name)) +geom_area(position= position_stack(reverse= T)) + scale_fill_brewer(palette = "Spectral") + ggtitle("RCP4.5 Annual RF per GHG"))
    
    RFcumulative<- c(cumulativeRFOZONE, cumulativeRFCO2RCP4.5, cumulativeRFN2ORCP4.5, cumulativeRFCH4RCP4.5)
    if(sensitivity == "yes"){
      RFcumulative<- c(cumulativeRFOZONE, cumulativeRFCO2RCP4.5, cumulativeRFN2ORCP4.5, cumulativeRFCH4RCP4.5, cumulativeRFCOmeanRCP4.5, cumulativeRFNOxmeanRCP4.5, cumulativeRFVOCmeanRCP4.5)
      name<- c(rep("Ozone", t), rep("Carbon Dioxide", t), rep("Nitrous Oxide", t), rep("Methane", t), rep("Carbon Monoxide", t), rep("NOx", t), rep("NMVOC", t))
    }
    cumulativedata<- data.frame(RFcumulative, year, name)
    cumulativedata$name <- factor(cumulativedata$name, levels = c("Carbon Dioxide", "Methane", "Nitrous Oxide", "NMVOC", "Carbon Monoxide","NOx","Ozone"))
    print(ggplot(cumulativedata, aes(x= year, y= RFcumulative, fill= name)) + geom_area(position= position_stack(reverse= T)) + scale_fill_brewer(palette = "Spectral") + ggtitle("RCP4.5 Cumulative Mean RF per GHG"))
    
    RFcumulative<- c(cumulativeRFOZONE, cumulativeRFCO2RCP4.5, cumulativeRFN2ORCP4.5, cumulativeRFCH4RCP4.5)
    if(sensitivity == "yes"){
      RFcumulative<- c(cumulativeRFOZONE, cumulativeRFCO2RCP4.5, cumulativeRFN2ORCP4.5, cumulativeRFCH4RCP4.5, cumulativeRFCOmeanRCP4.5, cumulativeRFNOxmeanRCP4.5, cumulativeRFVOCmeanRCP4.5, cumulativeRFDirectmeanRCP4.5, cumulativeRFIndirectmeanRCP4.5)
      name<- c(rep("Ozone", t), rep("Carbon Dioxide", t), rep("Nitrous Oxide", t), rep("Methane", t), rep("Carbon Monoxide", t), rep("NOx", t), rep("NMVOC", t), rep("Direct", t), rep("Indirect", t))
    }
    cumulativedata<- data.frame(RFcumulative, year, name)
    cumulativedata$name <- factor(cumulativedata$name, levels = c("Carbon Dioxide", "Methane", "Nitrous Oxide", "NMVOC", "Carbon Monoxide","NOx", "Direct", "Indirect", "Ozone"))
    print(ggplot(cumulativedata, aes(x= year, y= RFcumulative, fill= name)) + geom_area(position= position_stack(reverse= T)) + scale_fill_brewer(palette = "Spectral") + ggtitle("RCP4.5 Cumulative Mean RF per GHG"))
    
    
    meanRCP4.5<- matrix(c(mean(timeseriesRCP4.5CO2), mean(timeseriesRCP4.5CH4), mean(timeseriesRCP4.5N2O), mean(RFBorealO3day)), ncol= 4)
    colnames(meanRCP4.5)<- c("CO2", "CH4", "N2O", "O3")
    rownames(meanRCP4.5)<- "mean RF 4.5"
    if(sensitivity== "yes"){
      meanRCP4.5<- matrix(c(mean(timeseriesRCP4.5CO2), mean(timeseriesRCP4.5CH4), mean(timeseriesRCP4.5N2O), mean(RFBorealO3day), mean(annualRFNOxtimeseriesRCP4.5), mean(annualRFVOCtimeseriesRCP4.5), mean(annualRFCOtimeseriesRCP4.5), mean(annualRFNOxtimeseriesRCP4.5+annualRFVOCtimeseriesRCP4.5+annualRFCOtimeseriesRCP4.5), mean(annualRFDirectRCP4.5), mean(annualRFIndirectRCP4.5)), ncol= 10)
      colnames(meanRCP4.5)<- c("CO2", "CH4", "N2O", "O3", "NOx", "NMVOC", "CO", "Precursor Total", "Aerosol Direct", "Aerosol Indirect")
      rownames(meanRCP4.5)<- "Mean RF 4.5"
    }
    print(meanRCP4.5)
    
    totalannualRCP4.5<- RFBorealO3+RFBorealCO2+RFBorealN+RFBorealC
    if(sensitivity== "yes"){
      totalannualRCP4.5<- RFBorealO3+RFBorealCO2+RFBorealN+RFBorealC+annualRFCOtimeseriesRCP4.5+annualRFNOxtimeseriesRCP4.5+annualRFVOCtimeseriesRCP4.5
    }
    totalannualRCP4.5ts<- ts(totalannualRCP4.5, start= 2010, frequency = 1)
    totalcumulativeRCP4.5<- cumulativeRFOZONE+cumulativeRFCO2RCP4.5+cumulativeRFN2ORCP4.5+cumulativeRFCH4RCP4.5
    if(sensitivity== "yes"){
      totalcumulativeRCP4.5<- cumulativeRFOZONE+cumulativeRFCO2RCP4.5+cumulativeRFN2ORCP4.5+cumulativeRFCH4RCP4.5+cumulativeRFCOmeanRCP4.5+cumulativeRFNOxmeanRCP4.5+cumulativeRFVOCmeanRCP4.5
    }
    totalcumulativeRCP4.5ts<- ts(totalcumulativeRCP4.5, start= 2010, frequency = 1)
    
    
    label<- c(rep("Constant Emission", t), rep("Constant Atmospheric Concentration",t), rep("Actual Observed RF", t))
    sens4.5<-  c(RFholdCconstant4.5, RFholdCoconstant4.5, RF4.5)
    RCP4.5sensitivity<- data.frame(year, sens4.5 , label)
    print(ggplot(RCP4.5sensitivity, aes(x= year, y= sens4.5, group= label)) + geom_line(aes(linetype= label, col =label)) + scale_linetype_manual(values=c("twodash", "dotted", "longdash"))+ggtitle("RCP4.5 CO2 Effectiveness") + ylim(1.5, 5)+ labs(y = "RF (w/m^2)"))
    
    if(sensitivity== "yes"){
    cumulativemeanRCP4.5<- c(cumulativeRFCO2RCP4.5[80], cumulativeRFCO2RCP4.5[20], cumulativeRFCH4RCP4.5[80], cumulativeRFCH4RCP4.5[20], cumulativeRFN2ORCP4.5[80], cumulativeRFN2ORCP4.5[20], cumulativeRFOZONE[80], cumulativeRFOZONE[20], cumulativeRFVOCmeanRCP4.5[80], cumulativeRFVOCmeanRCP4.5[20], cumulativeRFNOxmeanRCP4.5[80], cumulativeRFNOxmeanRCP4.5[20], cumulativeRFCOmeanRCP4.5[80], cumulativeRFCOmeanRCP4.5[20], cumulativeRFDirectmeanRCP4.5[80], cumulativeRFDirectmeanRCP4.5[20], cumulativeRFIndirectmeanRCP4.5[80], cumulativeRFIndirectmeanRCP4.5[20],
    + sum(cumulativeRFCO2RCP4.5[80], cumulativeRFCH4RCP4.5[80], cumulativeRFN2ORCP4.5[80], cumulativeRFOZONE[80], cumulativeRFVOCmeanRCP4.5[80], cumulativeRFNOxmeanRCP4.5[80], cumulativeRFCOmeanRCP4.5[80], cumulativeRFDirectmeanRCP4.5[80], cumulativeRFIndirectmeanRCP4.5[80]), 
    + sum(cumulativeRFCO2RCP4.5[20], cumulativeRFCH4RCP4.5[20], cumulativeRFN2ORCP4.5[20], cumulativeRFOZONE[20], cumulativeRFVOCmeanRCP4.5[20], cumulativeRFNOxmeanRCP4.5[20], cumulativeRFCOmeanRCP4.5[20], cumulativeRFDirectmeanRCP4.5[20], cumulativeRFIndirectmeanRCP4.5[20]),
    + sum(cumulativeRFCO2RCP4.5[80], cumulativeRFCH4RCP4.5[80], cumulativeRFN2ORCP4.5[80], cumulativeRFOZONE[80]),
    + sum(cumulativeRFCO2RCP4.5[20], cumulativeRFCH4RCP4.5[20], cumulativeRFN2ORCP4.5[20], cumulativeRFOZONE[20]))
    Species<- c(rep("CO2", 2), rep("CH4", 2), rep("N2O", 2), rep("Ozone", 2), rep("NMVOC", 2), rep("NOx", 2), rep("CO", 2), rep("Direct", 2), rep("Indirect", 2), rep("Total w/ Sensitivity", 2), rep("Total w/o Sensitivity", 2))
    Timeafter<- rep(c("80 Years", "20 Years"), 11)
    barhorizontalRCP4.5<- data.frame(cumulativemeanRCP4.5, Species, Timeafter)
    print(ggplot(barhorizontalRCP4.5, aes(x= Species, y= cumulativemeanRCP4.5, fill= Timeafter))+ geom_bar(position = "dodge", stat = "identity")+labs(fill= "Time After Burn", y= "RF (w/m^2)", title= "Cumulative Mean RF RCP4.5")+coord_flip())
    }
    
  }else if(i== "RCP8.5"){
    year<- (seq(1:t)+yr-1)
    RFannual<- c(RFBorealO3, RFBorealCO2, RFBorealN, RFBorealC)
    name<- c(rep("Ozone", t), rep("Carbon Dioxide", t), rep("Nitrous Oxide", t), rep("Methane", t))
    if(sensitivity== "yes"){
      RFannual<- c(RFBorealO3, RFBorealCO2, RFBorealN, RFBorealC, annualRFCORCP8.5, annualRFVOCRCP8.5, annualRFNOxRCP8.5)
      name<- c(rep("Ozone", t), rep("Carbon Dioxide", t), rep("Nitrous Oxide", t), rep("Methane", t), rep("Carbon Monoxide", t), rep("NMVOC", t), rep("NOx", t))
    }
    annualdata<- data.frame(RFannual, year, name)
    annualdata$name <- factor(annualdata$name, levels = c("Carbon Dioxide", "Methane", "Nitrous Oxide", "NMVOC", "Carbon Monoxide","NOx","Ozone"))
    print(ggplot(annualdata, aes(x= year, y= RFannual, fill= name)) +geom_area(position= position_stack(reverse= T)) + scale_fill_brewer(palette = "Spectral") + ggtitle("RCP8.5 Annual RF per GHG"))
    
    RFcumulative<- c(cumulativeRFOZONE, cumulativeRFCO2RCP8.5, cumulativeRFN2ORCP8.5, cumulativeRFCH4RCP8.5)
    if(sensitivity == "yes"){
      RFcumulative<- c(cumulativeRFOZONE, cumulativeRFCO2RCP8.5, cumulativeRFN2ORCP8.5, cumulativeRFCH4RCP8.5, cumulativeRFCOmeanRCP8.5, cumulativeRFNOxmeanRCP8.5, cumulativeRFVOCmeanRCP8.5)
      name<- c(rep("Ozone", t), rep("Carbon Dioxide", t), rep("Nitrous Oxide", t), rep("Methane", t), rep("Carbon Monoxide", t), rep("NOx", t), rep("NMVOC", t))
    }
    cumulativedata<- data.frame(RFcumulative, year, name)
    cumulativedata$name <- factor(cumulativedata$name, levels = c("Carbon Dioxide", "Methane", "Nitrous Oxide", "NMVOC", "Carbon Monoxide","NOx","Ozone"))
    print(ggplot(cumulativedata, aes(x= year, y= RFcumulative, fill= name)) + geom_area(position= position_stack(reverse= T)) + scale_fill_brewer(palette = "Spectral") + ggtitle("RCP8.5 Cumulative Mean RF per GHG"))
    
    RFcumulative<- c(cumulativeRFOZONE, cumulativeRFCO2RCP8.5, cumulativeRFN2ORCP8.5, cumulativeRFCH4RCP8.5)
    if(sensitivity == "yes"){
      RFcumulative<- c(cumulativeRFOZONE, cumulativeRFCO2RCP8.5, cumulativeRFN2ORCP8.5, cumulativeRFCH4RCP8.5, cumulativeRFCOmeanRCP8.5, cumulativeRFNOxmeanRCP8.5, cumulativeRFVOCmeanRCP8.5, cumulativeRFDirectmeanRCP8.5, cumulativeRFIndirectmeanRCP8.5)
      name<- c(rep("Ozone", t), rep("Carbon Dioxide", t), rep("Nitrous Oxide", t), rep("Methane", t), rep("Carbon Monoxide", t), rep("NOx", t), rep("NMVOC", t), rep("Direct", t), rep("Indirect", t))
    }
    cumulativedata<- data.frame(RFcumulative, year, name)
    cumulativedata$name <- factor(cumulativedata$name, levels = c("Carbon Dioxide", "Methane", "Nitrous Oxide", "NMVOC", "Carbon Monoxide","NOx","Direct", "Indirect", "Ozone"))
    print(ggplot(cumulativedata, aes(x= year, y= RFcumulative, fill= name)) + geom_area(position= position_stack(reverse= T)) + scale_fill_brewer(palette = "Spectral") + ggtitle("RCP8.5 Cumulative Mean RF per GHG"))
    
   
    
    meanRCP8.5<- matrix(c(mean(timeseriesRCP8.5CO2), mean(timeseriesRCP8.5CH4), mean(timeseriesRCP8.5N2O), mean(RFBorealO3day)), ncol= 4)
    colnames(meanRCP8.5)<- c("CO2", "CH4", "N2O", "O3")
    rownames(meanRCP8.5)<- "mean RF 8.5"
    if(sensitivity== "yes"){
      meanRCP8.5<- matrix(c(mean(timeseriesRCP8.5CO2), mean(timeseriesRCP8.5CH4), mean(timeseriesRCP8.5N2O), mean(RFBorealO3day), mean(annualRFNOxtimeseriesRCP8.5), mean(annualRFVOCtimeseriesRCP8.5), mean(annualRFCOtimeseriesRCP8.5), mean(annualRFNOxtimeseriesRCP8.5+annualRFVOCtimeseriesRCP8.5+annualRFCOtimeseriesRCP8.5), mean(annualRFDirectRCP8.5), mean(annualRFIndirectRCP8.5)), ncol= 10)
      colnames(meanRCP8.5)<- c("CO2", "CH4", "N2O", "O3", "NOx", "NMVOC", "CO", "Precursor Total", "Aerosol Direct", "Aerosol Indirect")
      rownames(meanRCP8.5)<- "Mean RF 8.5"
    }
    print(meanRCP8.5)
    
    totalannualRCP8.5<- RFBorealO3+RFBorealCO2+RFBorealN+RFBorealC
    if(sensitivity== "yes"){
      totalannualRCP8.5<- RFBorealO3+RFBorealCO2+RFBorealN+RFBorealC+annualRFCOtimeseriesRCP8.5+annualRFNOxtimeseriesRCP8.5+annualRFVOCtimeseriesRCP8.5
    }
    totalannualRCP8.5ts<- ts(totalannualRCP8.5, start= 2010, frequency = 1)
    totalcumulativeRCP8.5<- cumulativeRFOZONE+cumulativeRFCO2RCP8.5+cumulativeRFN2ORCP8.5+cumulativeRFCH4RCP8.5
    if(sensitivity== "yes"){
      totalcumulativeRCP8.5<- cumulativeRFOZONE+cumulativeRFCO2RCP8.5+cumulativeRFN2ORCP8.5+cumulativeRFCH4RCP8.5+cumulativeRFCOmeanRCP8.5+cumulativeRFNOxmeanRCP8.5+cumulativeRFVOCmeanRCP8.5
    }
    totalcumulativeRCP8.5ts<- ts(totalcumulativeRCP8.5, start= 2010, frequency = 1)
    
    
    label<- c(rep("Constant Emission", t), rep("Constant Atmospheric Concentration",t), rep("Actual Observed RF", t))
    sens8.5<-  c(RFholdCconstant8.5, RFholdCoconstant8.5, RF8.5)
    RCP8.5sensitivity<- data.frame(year, sens8.5 , label)
    print(ggplot(RCP8.5sensitivity, aes(x= year, y= sens8.5, group= label)) + geom_line(aes(linetype= label, col =label)) + scale_linetype_manual(values=c("twodash", "dotted", "longdash"))+ggtitle("RCP8.5 CO2 Effectiveness") + ylim(1, 5) + labs(y = "RF (w/m^2)"))
    
    if(sensitivity== "yes"){
    cumulativemeanRCP8.5<- c(cumulativeRFCO2RCP8.5[80], cumulativeRFCO2RCP8.5[20], cumulativeRFCH4RCP8.5[80], cumulativeRFCH4RCP8.5[20], cumulativeRFN2ORCP8.5[80], cumulativeRFN2ORCP8.5[20], cumulativeRFOZONE[80], cumulativeRFOZONE[20], cumulativeRFVOCmeanRCP8.5[80], cumulativeRFVOCmeanRCP8.5[20], cumulativeRFNOxmeanRCP8.5[80], cumulativeRFNOxmeanRCP8.5[20], cumulativeRFCOmeanRCP8.5[80], cumulativeRFCOmeanRCP8.5[20], cumulativeRFDirectmeanRCP8.5[80], cumulativeRFDirectmeanRCP8.5[20], cumulativeRFIndirectmeanRCP8.5[80], cumulativeRFIndirectmeanRCP8.5[20], 
    + sum(cumulativeRFCO2RCP8.5[80], cumulativeRFCH4RCP8.5[80], cumulativeRFN2ORCP8.5[80], cumulativeRFOZONE[80], cumulativeRFVOCmeanRCP8.5[80], cumulativeRFNOxmeanRCP8.5[80], cumulativeRFCOmeanRCP8.5[80], cumulativeRFDirectmeanRCP8.5[80], cumulativeRFIndirectmeanRCP8.5[80]), 
    + sum(cumulativeRFCO2RCP8.5[20], cumulativeRFCH4RCP8.5[20], cumulativeRFN2ORCP8.5[20], cumulativeRFOZONE[20], cumulativeRFVOCmeanRCP8.5[20], cumulativeRFNOxmeanRCP8.5[20], cumulativeRFCOmeanRCP8.5[20], cumulativeRFDirectmeanRCP8.5[20], cumulativeRFIndirectmeanRCP8.5[20]),
    + sum(cumulativeRFCO2RCP8.5[80], cumulativeRFCH4RCP8.5[80], cumulativeRFN2ORCP8.5[80], cumulativeRFOZONE[80]),
    + sum(cumulativeRFCO2RCP8.5[20], cumulativeRFCH4RCP8.5[20], cumulativeRFN2ORCP8.5[20], cumulativeRFOZONE[20]))
    Species<- c(rep("CO2", 2), rep("CH4", 2), rep("N2O", 2), rep("Ozone", 2), rep("NMVOC", 2), rep("NOx", 2), rep("CO", 2), rep("Direct", 2), rep("Indirect", 2), rep("Total w/ Sensitivity", 2), rep("Total w/o Sensitivity", 2))
    Timeafter<- rep(c("80 Years", "20 Years"), 11)
    barhorizontalRCP8.5<- data.frame(cumulativemeanRCP8.5, Species, Timeafter)
    print(ggplot(barhorizontalRCP8.5, aes(x= Species, y= cumulativemeanRCP8.5, fill= Timeafter))+ geom_bar(position = "dodge", stat = "identity")+labs(fill= "Time After Burn", y= "RF (w/m^2)", title= "Cumulative Mean RF RCP8.5")+coord_flip())
    }
  }
}


Scenario<- c(rep("Historic", t), rep("RCP4.5", t), rep("RCP8.5", t))
total.annual<- c(totalannualhistoric, totalannualRCP4.5, totalannualRCP8.5)
total<- data.frame(year, Scenario, total.annual)
if(sensitivity== "yes"){
  print(ggplot(total, aes(x= year, y= total.annual, group= Scenario)) + geom_line(aes(linetype= Scenario, col =Scenario)) + scale_linetype_manual(values=c("twodash", "dotted", "longdash"))+ggtitle("Total Annual with Sensitivity") + ylim(1, 22) + labs(y = "RF (w/m^2)"))
}else{
  print(ggplot(total, aes(x= year, y= total.annual, group= Scenario)) + geom_line(aes(linetype= Scenario, col =Scenario)) + scale_linetype_manual(values=c("twodash", "dotted", "longdash"))+ggtitle("Total Annual Mean") + ylim(1, 20.5) + labs(y = "RF (w/m^2)"))
}



Scenario<- c(rep("Historic", t), rep("RCP4.5", t), rep("RCP8.5", t))
total.cumu<- c(totalcumulativehistoric, totalcumulativeRCP4.5, totalcumulativeRCP8.5)
total<- data.frame(year, Scenario, total.cumu)
if(sensitivity== "yes"){
  print(ggplot(total, aes(x= year, y= total.cumu, group= Scenario)) + geom_line(aes(linetype= Scenario, col =Scenario)) + scale_linetype_manual(values=c("twodash", "dotted", "longdash"))+ggtitle("Total Cumulative Mean with Sensitivity") + ylim(1, 23) + labs(y = "RF (w/m^2)"))
}else{
  print(ggplot(total, aes(x= year, y= total.cumu, group= Scenario)) + geom_line(aes(linetype= Scenario, col =Scenario)) + scale_linetype_manual(values=c("twodash", "dotted", "longdash"))+ggtitle("Total Cumulative Mean") + ylim(1, 20.5) + labs(y = "RF (w/m^2)"))
}

if(sensitivity== "yes"){
  plot.ts(totalannualhistoricts, col= "red", main= "Total Annual RF in Scenarios (with sensitivity)")
}else{
  plot.ts(totalannualhistoricts, col= "red", main= "Total Annual RF in Scenarios")
}
lines(totalannualRCP4.5ts, col= "blue")
lines(totalannualRCP8.5ts, col= "green")
